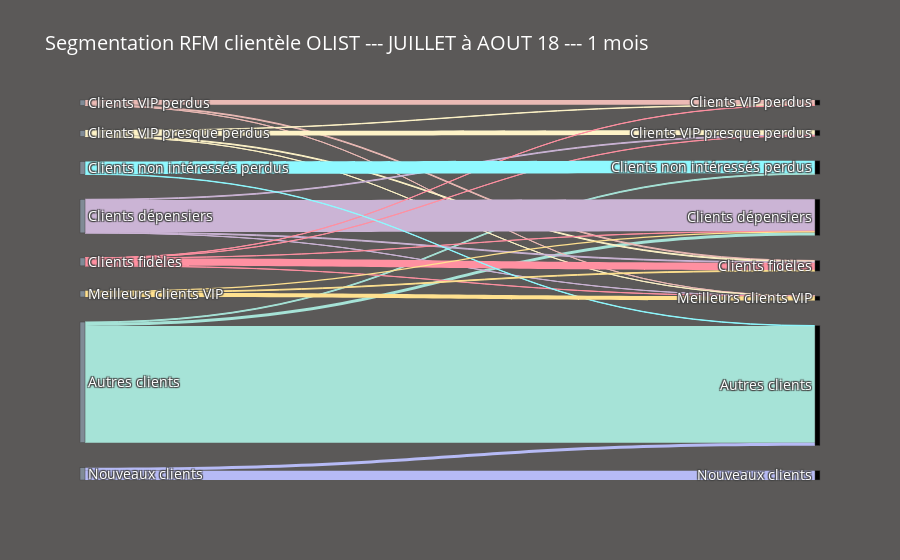

The notebook cell saved with this chart:
### Markdown cell above
### <span class="bg-warning"> 4.2.1 Stabilité sur 1 mois : juillet 18 à août 18<span>
    
__Vue d'ensemble de tous les segments clients__

### Code cell
#Sankey vue d'ensemble
source = [0, 0, 0,        # Autres clients
          1, 1, 1,        # Clients VIP perdus  
          2, 2, 2, 2,     # Clients VIP presque perdus
          3, 3, 3, 3,     # Clients dépensiers 
          4, 4, 4, 4, 4,  # Clients fidèles 
          5, 5,           # Clients non intéressés perdus
          6, 6, 6,        # Meilleurs clients VIP    
          7, 7]           # Nouveaux clients

target = [ 32, 29, 28,
          22, 30 , 31,
          22, 23, 30, 31,
          23, 29, 30, 31,
          22, 23, 29, 30, 31,
          32, 28,
          29, 30, 31,
          32, 33]         

value = [48613, 1256, 358,
         1942, 316, 19,
         146, 2016, 316, 15,
         306, 13327, 333, 18, 
         46, 46, 52, 3124, 46, 
         157, 5182,
         486, 313, 1759,
         1214, 3886]

label = ['Autres clients',#0
         'Clients VIP perdus', #1
         'Clients VIP presque perdus',#2
         'Clients dépensiers',#3
         'Clients fidèles', #4
         'Clients non intéressés perdus',#5
         'Meilleurs clients VIP', #6
         'Nouveaux clients',#7
         
         'Autres clients',#32                  # Autres clients
         'Clients dépensiers',#29
         'Clients non intéressés perdus',#28
         
         'Clients VIP perdus', #22            # Clients VIP perdus
         'Clients fidèles',#30 
         'Meilleurs clients VIP',#31
         
         'Clients VIP perdus', #22            # Clients VIP presque perdus
         'Clients VIP presque perdus',#23
         'Clients fidèles',#30
         'Meilleurs clients VIP', #31
         
         'Clients VIP presque perdus',#23    # Clients dépensiers
         'Clients dépensiers',#29
         'Clients fidèles',#30
         'Meilleurs clients VIP',#31
         
         'Clients VIP perdus', #22            # Clients fidèles
         'Clients VIP presque perdus',#23 
         'Clients dépensiers',#29
         'Clients fidèles',#30
         'Meilleurs clients VIP',#31
         
         'Autres clients',#32                  # Clients non intéressés perdus
         'Clients non intéressés perdus',#28
                     
         'Clients dépensiers',#29             # Meilleurs clients VIP
         'Clients fidèles',#30
         'Meilleurs clients VIP',#31
         
         'Autres clients',#32
         'Nouveaux clients',#33               # Nouveaux clients
        ]

# Node data
color_node = ['#808B96', '#808B96', '#808B96', '#808B96', '#808B96', '#808B96', '#808B96', '#808B96', 
              '#808B96', '#808B96', '#808B96', '#808B96', '#808B96', '#808B96', '#808B96', '#808B96']
         
# link data
color_link = ['#A6E3D7', '#A6E3D7', '#A6E3D7', 
              '#EBBAB5', '#EBBAB5', '#EBBAB5', 
              '#FEF3C7', '#FEF3C7', '#FEF3C7', '#FEF3C7',
              '#CBB4D5', '#CBB4D5', '#CBB4D5', '#CBB4D5',
              '#FF90A1', '#FF90A1', '#FF90A1', '#FF90A1', '#FF90A1',
              '#8FF9FF', '#8FF9FF',
              '#FFE18F', '#FFE18F', '#FFE18F', 
              '#B6BAF5', '#B6BAF5']

# data to dict, dict to sankey
link = dict(source = source, target = target, value = value, color=color_link)
node = dict(label = label, pad=25, thickness=5, color=color_node)
data = go.Sankey(link = link, node=node, arrangement= 'freeform')

# plot
fig = go.Figure(data)
fig.update_layout(
    hovermode = 'x',
    title="Segmentation RFM clientèle OLIST --- JUILLET à AOUT 18 --- 1 mois",
    font=dict(size = 14, color = 'white'),
    paper_bgcolor='#5B5958',
)
fig.show()

### Figure 1 — Plotly figure (JSON) as saved in the notebook; plotly's stock layout.template omitted (floating-point values rounded to 4 significant figures)
{"data": [{"arrangement": "freeform", "link": {"color": ["#A6E3D7", "#A6E3D7", "#A6E3D7", "#EBBAB5", "#EBBAB5", "#EBBAB5", "#FEF3C7", "#FEF3C7", "#FEF3C7", "#FEF3C7", "#CBB4D5", "#CBB4D5", "#CBB4D5", "#CBB4D5", "#FF90A1", "#FF90A1", "#FF90A1", "#FF90A1", "#FF90A1", "#8FF9FF", "#8FF9FF", "#FFE18F", "#FFE18F", "#FFE18F", "#B6BAF5", "#B6BAF5"], "source": [0, 0, 0, 1, 1, 1, 2, 2, 2, 2, 3, 3, 3, 3, 4, 4, 4, 4, 4, 5, 5, 6, 6, 6, 7, 7], "target": [32, 29, 28, 22, 30, 31, 22, 23, 30, 31, 23, 29, 30, 31, 22, 23, 29, 30, 31, 32, 28, 29, 30, 31, 32, 33], "value": [48613, 1256, 358, 1942, 316, 19, 146, 2016, 316, 15, 306, 13327, 333, 18, 46, 46, 52, 3124, 46, 157, 5182, 486, 313, 1759, 1214, 3886]}, "node": {"color": ["#808B96", "#808B96", "#808B96", "#808B96", "#808B96", "#808B96", "#808B96", "#808B96", "#808B96", "#808B96", "#808B96", "#808B96", "#808B96", "#808B96", "#808B96", "#808B96"], "label": ["Autres clients", "Clients VIP perdus", "Clients VIP presque perdus", "Clients dépensiers", "Clients fidèles", "Clients non intéressés perdus", "Meilleurs clients VIP", "Nouveaux clients", "Autres clients", "Clients dépensiers", "Clients non intéressés perdus", "Clients VIP perdus", "Clients fidèles", "Meilleurs clients VIP", "Clients VIP perdus", "Clients VIP presque perdus", "Clients fidèles", "Meilleurs clients VIP", "Clients VIP presque perdus", "Clients dépensiers", "Clients fidèles", "Meilleurs clients VIP", "Clients VIP perdus", "Clients VIP presque perdus", "Clients dépensiers", "Clients fidèles", "Meilleurs clients VIP", "Autres clients", "Clients non intéressés perdus", "Clients dépensiers", "Clients fidèles", "Meilleurs clients VIP", "Autres clients", "Nouveaux clients"], "pad": 25, "thickness": 5}, "type": "sankey"}], "layout": {"font": {"color": "white", "size": 14}, "hovermode": "x", "paper_bgcolor": "#5B5958", "title": {"text": "Segmentation RFM clientèle OLIST --- JUILLET à AOUT 18 --- 1 mois"}}}
